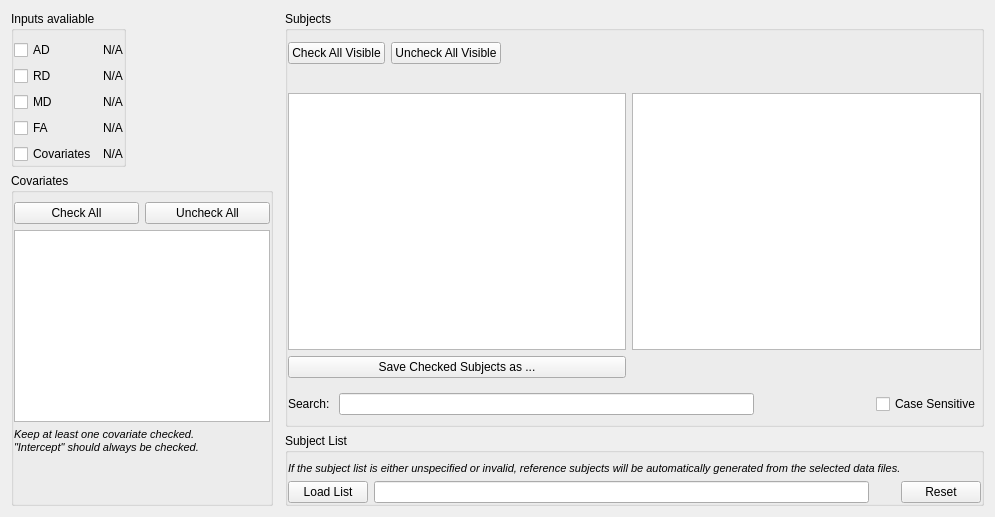
      <widget class="QWidget" name="subjectCovariateTab">
       <attribute name="title">
        <string>Subjects / Covariates</string>
       </attribute>
       <layout class="QGridLayout" name="gridLayout_3">
        <item row="1" column="0" rowspan="3">
         <widget class="QGroupBox" name="subjectCovariateTab_covariates_groupBox">
          <property name="sizePolicy">
           <sizepolicy hsizetype="Preferred" vsizetype="Expanding">
            <horstretch>0</horstretch>
            <verstretch>0</verstretch>
           </sizepolicy>
          </property>
          <property name="title">
           <string>Covariates</string>
          </property>
          <layout class="QGridLayout" name="gridLayout_9">
           <property name="leftMargin">
            <number>0</number>
           </property>
           <property name="rightMargin">
            <number>0</number>
           </property>
           <item row="0" column="1">
            <widget class="QPushButton" name="subjectCovariateTab_covariatesUncheckAll_pushButton">
             <property name="sizePolicy">
              <sizepolicy hsizetype="Preferred" vsizetype="Fixed">
               <horstretch>0</horstretch>
               <verstretch>0</verstretch>
              </sizepolicy>
             </property>
             <property name="text">
              <string>Uncheck All</string>
             </property>
            </widget>
           </item>
           <item row="0" column="0">
            <widget class="QPushButton" name="subjectCovariateTab_covariatesCheckAll_pushButton">
             <property name="sizePolicy">
              <sizepolicy hsizetype="Preferred" vsizetype="Fixed">
               <horstretch>0</horstretch>
               <verstretch>0</verstretch>
              </sizepolicy>
             </property>
             <property name="text">
              <string>Check All</string>
             </property>
            </widget>
           </item>
           <item row="1" column="0" rowspan="3" colspan="2">
            <widget class="QListWidget" name="para_subjectCovariateTab_covariates_listWidget">
             <property name="sizePolicy">
              <sizepolicy hsizetype="Preferred" vsizetype="Expanding">
               <horstretch>0</horstretch>
               <verstretch>0</verstretch>
              </sizepolicy>
             </property>
            </widget>
           </item>
           <item row="5" column="0" colspan="2">
            <widget class="QLabel" name="subjectCovariateTab_covariatesInformation_label">
             <property name="sizePolicy">
              <sizepolicy hsizetype="Preferred" vsizetype="Fixed">
               <horstretch>0</horstretch>
               <verstretch>0</verstretch>
              </sizepolicy>
             </property>
             <property name="text">
              <string>&lt;html&gt;&lt;span style=&quot; font-size:8pt;&quot;&gt;&lt;i&gt;Keep at least one covariate checked.&lt;br/&gt;&quot;Intercept&quot; should always be checked.&lt;/i&gt;&lt;/span&gt;&lt;/html&gt;</string>
             </property>
             <property name="alignment">
              <set>Qt::AlignLeading|Qt::AlignLeft|Qt::AlignTop</set>
             </property>
            </widget>
           </item>
           <item row="6" column="0" colspan="2">
            <spacer name="verticalSpacer_2">
             <property name="orientation">
              <enum>Qt::Vertical</enum>
             </property>
             <property name="sizeType">
              <enum>QSizePolicy::Expanding</enum>
             </property>
             <property name="sizeHint" stdset="0">
              <size>
               <width>20</width>
               <height>40</height>
              </size>
             </property>
            </spacer>
           </item>
          </layout>
         </widget>
        </item>
        <item row="0" column="0" colspan="2">
         <widget class="QGroupBox" name="subjectCovariateTab_inputs_groupBox">
          <property name="sizePolicy">
           <sizepolicy hsizetype="Fixed" vsizetype="Fixed">
            <horstretch>0</horstretch>
            <verstretch>0</verstretch>
           </sizepolicy>
          </property>
          <property name="title">
           <string>Inputs avaliable</string>
          </property>
          <layout class="QGridLayout" name="gridLayout_5">
           <property name="leftMargin">
            <number>0</number>
           </property>
           <property name="rightMargin">
            <number>0</number>
           </property>
           <property name="bottomMargin">
            <number>0</number>
           </property>
           <item row="6" column="0">
            <widget class="QCheckBox" name="para_subjectCovariateTab_covariateFile_checkBox">
             <property name="sizePolicy">
              <sizepolicy hsizetype="Fixed" vsizetype="Fixed">
               <horstretch>0</horstretch>
               <verstretch>0</verstretch>
              </sizepolicy>
             </property>
             <property name="text">
              <string>Covariates</string>
             </property>
            </widget>
           </item>
           <item row="0" column="2">
            <widget class="QLabel" name="subjectCovariateTab_adFileInfo_label">
             <property name="sizePolicy">
              <sizepolicy hsizetype="Expanding" vsizetype="Preferred">
               <horstretch>0</horstretch>
               <verstretch>0</verstretch>
              </sizepolicy>
             </property>
             <property name="text">
              <string>N/A</string>
             </property>
            </widget>
           </item>
           <item row="3" column="2">
            <widget class="QLabel" name="subjectCovariateTab_rdFileInfo_label">
             <property name="sizePolicy">
              <sizepolicy hsizetype="Expanding" vsizetype="Preferred">
               <horstretch>0</horstretch>
               <verstretch>0</verstretch>
              </sizepolicy>
             </property>
             <property name="text">
              <string>N/A</string>
             </property>
            </widget>
           </item>
           <item row="4" column="2">
            <widget class="QLabel" name="subjectCovariateTab_mdFileInfo_label">
             <property name="sizePolicy">
              <sizepolicy hsizetype="Expanding" vsizetype="Preferred">
               <horstretch>0</horstretch>
               <verstretch>0</verstretch>
              </sizepolicy>
             </property>
             <property name="text">
              <string>N/A</string>
             </property>
            </widget>
           </item>
           <item row="5" column="2">
            <widget class="QLabel" name="subjectCovariateTab_faFileInfo_label">
             <property name="sizePolicy">
              <sizepolicy hsizetype="Expanding" vsizetype="Preferred">
               <horstretch>0</horstretch>
               <verstretch>0</verstretch>
              </sizepolicy>
             </property>
             <property name="text">
              <string>N/A</string>
             </property>
            </widget>
           </item>
           <item row="6" column="2">
            <widget class="QLabel" name="subjectCovariateTab_covariateFileInfo_label">
             <property name="sizePolicy">
              <sizepolicy hsizetype="Expanding" vsizetype="Preferred">
               <horstretch>0</horstretch>
               <verstretch>0</verstretch>
              </sizepolicy>
             </property>
             <property name="text">
              <string>N/A</string>
             </property>
            </widget>
           </item>
           <item row="3" column="0">
            <widget class="QCheckBox" name="para_subjectCovariateTab_rdFile_checkBox">
             <property name="sizePolicy">
              <sizepolicy hsizetype="Fixed" vsizetype="Fixed">
               <horstretch>0</horstretch>
               <verstretch>0</verstretch>
              </sizepolicy>
             </property>
             <property name="text">
              <string>RD</string>
             </property>
            </widget>
           </item>
           <item row="5" column="0">
            <widget class="QCheckBox" name="para_subjectCovariateTab_faFile_checkBox">
             <property name="sizePolicy">
              <sizepolicy hsizetype="Fixed" vsizetype="Fixed">
               <horstretch>0</horstretch>
               <verstretch>0</verstretch>
              </sizepolicy>
             </property>
             <property name="text">
              <string>FA</string>
             </property>
            </widget>
           </item>
           <item row="4" column="0">
            <widget class="QCheckBox" name="para_subjectCovariateTab_mdFile_checkBox">
             <property name="sizePolicy">
              <sizepolicy hsizetype="Fixed" vsizetype="Fixed">
               <horstretch>0</horstretch>
               <verstretch>0</verstretch>
              </sizepolicy>
             </property>
             <property name="text">
              <string>MD</string>
             </property>
            </widget>
           </item>
           <item row="0" column="0">
            <widget class="QCheckBox" name="para_subjectCovariateTab_adFile_checkBox">
             <property name="sizePolicy">
              <sizepolicy hsizetype="Fixed" vsizetype="Fixed">
               <horstretch>0</horstretch>
               <verstretch>0</verstretch>
              </sizepolicy>
             </property>
             <property name="text">
              <string>AD</string>
             </property>
            </widget>
           </item>
          </layout>
         </widget>
        </item>
        <item row="0" column="2" rowspan="3">
         <widget class="QGroupBox" name="subjectCovariateTab_matchSubjects_groupBox">
          <property name="title">
           <string>Subjects</string>
          </property>
          <layout class="QGridLayout" name="gridLayout_6">
           <property name="leftMargin">
            <number>0</number>
           </property>
           <property name="rightMargin">
            <number>0</number>
           </property>
           <property name="bottomMargin">
            <number>0</number>
           </property>
           <item row="0" column="0">
            <widget class="QPushButton" name="subjectCovariateTab_checkAllVisible_pushButton">
             <property name="sizePolicy">
              <sizepolicy hsizetype="Fixed" vsizetype="Fixed">
               <horstretch>0</horstretch>
               <verstretch>0</verstretch>
              </sizepolicy>
             </property>
             <property name="text">
              <string>Check All Visible</string>
             </property>
            </widget>
           </item>
           <item row="1" column="0" colspan="4">
            <layout class="QGridLayout" name="subjectCovariateTab_subjectDisplay_gridLayout">
             <item row="0" column="3" colspan="3">
              <widget class="QLabel" name="subjectCovariateTab_unmatchedSubjectsInformation_label">
               <property name="sizePolicy">
                <sizepolicy hsizetype="Preferred" vsizetype="Fixed">
                 <horstretch>0</horstretch>
                 <verstretch>0</verstretch>
                </sizepolicy>
               </property>
               <property name="text">
                <string/>
               </property>
              </widget>
             </item>
             <item row="1" column="3" rowspan="10" colspan="3">
              <widget class="QListWidget" name="subjectCovariateTab_unmatchedSubjectsInformation_listWidget">
               <property name="sizePolicy">
                <sizepolicy hsizetype="Preferred" vsizetype="Preferred">
                 <horstretch>0</horstretch>
                 <verstretch>0</verstretch>
                </sizepolicy>
               </property>
              </widget>
             </item>
             <item row="11" column="0" colspan="3">
              <widget class="QPushButton" name="subjectCovariateTab_saveCheckedSubjects_pushButton">
               <property name="sizePolicy">
                <sizepolicy hsizetype="Preferred" vsizetype="Fixed">
                 <horstretch>0</horstretch>
                 <verstretch>0</verstretch>
                </sizepolicy>
               </property>
               <property name="text">
                <string>Save Checked Subjects as ...</string>
               </property>
              </widget>
             </item>
             <item row="1" column="0" rowspan="10" colspan="3">
              <widget class="QListWidget" name="subjectCovariateTab_matchedSubjectsInformation_listWidget">
               <property name="sizePolicy">
                <sizepolicy hsizetype="Expanding" vsizetype="Preferred">
                 <horstretch>0</horstretch>
                 <verstretch>0</verstretch>
                </sizepolicy>
               </property>
               <property name="minimumSize">
                <size>
                 <width>0</width>
                 <height>0</height>
                </size>
               </property>
               <property name="baseSize">
                <size>
                 <width>0</width>
                 <height>0</height>
                </size>
               </property>
              </widget>
             </item>
             <item row="0" column="0" colspan="3">
              <widget class="QLabel" name="subjectCovariateTab_matchedSubjectsInformation_label">
               <property name="sizePolicy">
                <sizepolicy hsizetype="Preferred" vsizetype="Fixed">
                 <horstretch>0</horstretch>
                 <verstretch>0</verstretch>
                </sizepolicy>
               </property>
               <property name="text">
                <string/>
               </property>
               <property name="alignment">
                <set>Qt::AlignLeading|Qt::AlignLeft|Qt::AlignTop</set>
               </property>
              </widget>
             </item>
            </layout>
           </item>
           <item row="2" column="0" colspan="4">
            <widget class="QWidget" name="widget" native="true">
             <property name="sizePolicy">
              <sizepolicy hsizetype="Preferred" vsizetype="Fixed">
               <horstretch>0</horstretch>
               <verstretch>0</verstretch>
              </sizepolicy>
             </property>
             <layout class="QGridLayout" name="gridLayout_20">
              <property name="leftMargin">
               <number>0</number>
              </property>
              <property name="rightMargin">
               <number>0</number>
              </property>
              <item row="4" column="8">
               <widget class="QCheckBox" name="subjectCovariateTab_caseSensitive_checkBox">
                <property name="sizePolicy">
                 <sizepolicy hsizetype="Fixed" vsizetype="Fixed">
                  <horstretch>0</horstretch>
                  <verstretch>0</verstretch>
                 </sizepolicy>
                </property>
                <property name="text">
                 <string>Case Sensitive</string>
                </property>
                <property name="checked">
                 <bool>false</bool>
                </property>
               </widget>
              </item>
              <item row="4" column="1" colspan="2">
               <widget class="QLineEdit" name="subjectCovariateTab_search_lineEdit">
                <property name="sizePolicy">
                 <sizepolicy hsizetype="Preferred" vsizetype="Fixed">
                  <horstretch>0</horstretch>
                  <verstretch>0</verstretch>
                 </sizepolicy>
                </property>
               </widget>
              </item>
              <item row="4" column="0">
               <widget class="QLabel" name="subjectCovariateTab_search_label">
                <property name="sizePolicy">
                 <sizepolicy hsizetype="Fixed" vsizetype="Maximum">
                  <horstretch>0</horstretch>
                  <verstretch>0</verstretch>
                 </sizepolicy>
                </property>
                <property name="text">
                 <string>Search: </string>
                </property>
               </widget>
              </item>
              <item row="4" column="5">
               <widget class="QLabel" name="subjectCovariateTab_nbrFound_label">
                <property name="sizePolicy">
                 <sizepolicy hsizetype="Fixed" vsizetype="Preferred">
                  <horstretch>0</horstretch>
                  <verstretch>0</verstretch>
                 </sizepolicy>
                </property>
                <property name="minimumSize">
                 <size>
                  <width>110</width>
                  <height>0</height>
                 </size>
                </property>
                <property name="text">
                 <string/>
                </property>
                <property name="margin">
                 <number>1</number>
                </property>
               </widget>
              </item>
             </layout>
            </widget>
           </item>
           <item row="0" column="2">
            <widget class="QLabel" name="subjectCovariateTab_checkedSubjectsInformation_label">
             <property name="sizePolicy">
              <sizepolicy hsizetype="Preferred" vsizetype="Fixed">
               <horstretch>0</horstretch>
               <verstretch>0</verstretch>
              </sizepolicy>
             </property>
             <property name="minimumSize">
              <size>
               <width>27</width>
               <height>27</height>
              </size>
             </property>
             <property name="text">
              <string/>
             </property>
            </widget>
           </item>
           <item row="0" column="1">
            <widget class="QPushButton" name="subjectCovariateTab_unCheckAllVisible_pushButton">
             <property name="sizePolicy">
              <sizepolicy hsizetype="Fixed" vsizetype="Fixed">
               <horstretch>0</horstretch>
               <verstretch>0</verstretch>
              </sizepolicy>
             </property>
             <property name="text">
              <string>Uncheck All Visible</string>
             </property>
            </widget>
           </item>
          </layout>
         </widget>
        </item>
        <item row="3" column="2">
         <widget class="QGroupBox" name="subjectCovariateTab_subjectFile_groupBox">
          <property name="sizePolicy">
           <sizepolicy hsizetype="Preferred" vsizetype="Fixed">
            <horstretch>0</horstretch>
            <verstretch>0</verstretch>
           </sizepolicy>
          </property>
          <property name="title">
           <string>Subject List</string>
          </property>
          <layout class="QGridLayout" name="gridLayout">
           <property name="leftMargin">
            <number>0</number>
           </property>
           <property name="rightMargin">
            <number>0</number>
           </property>
           <property name="bottomMargin">
            <number>0</number>
           </property>
           <item row="0" column="0" colspan="5">
            <widget class="QLabel" name="subjectCovariateTab_warningSubjectFile_label">
             <property name="sizePolicy">
              <sizepolicy hsizetype="Preferred" vsizetype="Preferred">
               <horstretch>0</horstretch>
               <verstretch>0</verstretch>
              </sizepolicy>
             </property>
             <property name="text">
              <string>&lt;html&gt;&lt;span style=&quot; font-size:8pt;&quot;&gt;&lt;i&gt;If the subject list is either unspecified or invalid, reference subjects will be automatically generated from the selected data files.&lt;/i&gt;&lt;/span&gt;&lt;/html&gt;</string>
             </property>
             <property name="scaledContents">
              <bool>false</bool>
             </property>
             <property name="alignment">
              <set>Qt::AlignLeading|Qt::AlignLeft|Qt::AlignVCenter</set>
             </property>
            </widget>
           </item>
           <item row="1" column="3">
            <widget class="QLabel" name="subjectCovariateTab_iconLoadSubjectFile_label">
             <property name="sizePolicy">
              <sizepolicy hsizetype="Fixed" vsizetype="Preferred">
               <horstretch>0</horstretch>
               <verstretch>0</verstretch>
              </sizepolicy>
             </property>
             <property name="minimumSize">
              <size>
               <width>20</width>
               <height>0</height>
              </size>
             </property>
             <property name="text">
              <string/>
             </property>
            </widget>
           </item>
           <item row="1" column="4">
            <widget class="QPushButton" name="subjectCovariateTab_resetSubjectFile_pushButton">
             <property name="sizePolicy">
              <sizepolicy hsizetype="Fixed" vsizetype="Fixed">
               <horstretch>0</horstretch>
               <verstretch>0</verstretch>
              </sizepolicy>
             </property>
             <property name="text">
              <string>Reset</string>
             </property>
            </widget>
           </item>
           <item row="1" column="2">
            <widget class="QLineEdit" name="para_subjectCovariateTab_subjectFile_lineEdit">
             <property name="sizePolicy">
              <sizepolicy hsizetype="Expanding" vsizetype="Fixed">
               <horstretch>0</horstretch>
               <verstretch>0</verstretch>
              </sizepolicy>
             </property>
            </widget>
           </item>
           <item row="1" column="0" colspan="2">
            <widget class="QPushButton" name="subjectCovariateTab_loadSubjectFile_PushButton">
             <property name="sizePolicy">
              <sizepolicy hsizetype="Fixed" vsizetype="Fixed">
               <horstretch>0</horstretch>
               <verstretch>0</verstretch>
              </sizepolicy>
             </property>
             <property name="text">
              <string>Load List</string>
             </property>
            </widget>
           </item>
          </layout>
         </widget>
        </item>
       </layout>
      </widget>
